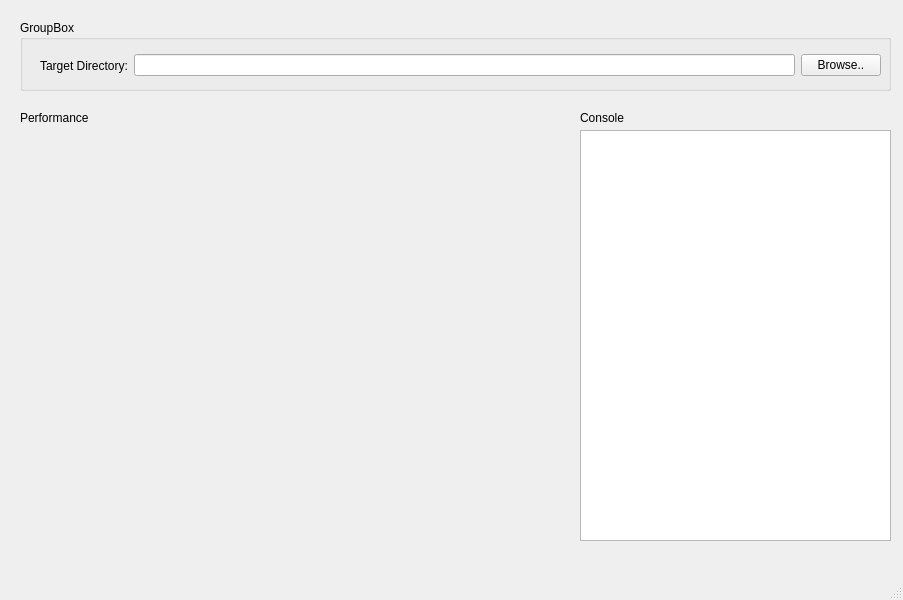
<?xml version="1.0" encoding="UTF-8"?>
<ui version="4.0">
 <class>MainWindow</class>
 <widget class="QMainWindow" name="MainWindow">
  <property name="geometry">
   <rect>
    <x>0</x>
    <y>0</y>
    <width>903</width>
    <height>600</height>
   </rect>
  </property>
  <property name="font">
   <font>
    <family>Arial</family>
    <pointsize>9</pointsize>
   </font>
  </property>
  <property name="windowTitle">
   <string>MainWindow</string>
  </property>
  <widget class="QWidget" name="centralwidget">
   <widget class="QGroupBox" name="groupBox">
    <property name="geometry">
     <rect>
      <x>20</x>
      <y>20</y>
      <width>871</width>
      <height>71</height>
     </rect>
    </property>
    <property name="title">
     <string>GroupBox</string>
    </property>
    <widget class="QWidget" name="horizontalLayoutWidget">
     <property name="geometry">
      <rect>
       <x>20</x>
       <y>30</y>
       <width>841</width>
       <height>31</height>
      </rect>
     </property>
     <layout class="QHBoxLayout" name="horizontalLayout">
      <item>
       <widget class="QLabel" name="label">
        <property name="text">
         <string>Target Directory:</string>
        </property>
       </widget>
      </item>
      <item>
       <widget class="QLineEdit" name="lineEdit_targetDirectory"/>
      </item>
      <item>
       <widget class="QPushButton" name="pushButton_targetDirectory">
        <property name="text">
         <string>Browse..</string>
        </property>
       </widget>
      </item>
     </layout>
    </widget>
   </widget>
   <widget class="QWidget" name="widget_peformance" native="true">
    <property name="geometry">
     <rect>
      <x>20</x>
      <y>130</y>
      <width>551</width>
      <height>411</height>
     </rect>
    </property>
   </widget>
   <widget class="QLabel" name="label_2">
    <property name="geometry">
     <rect>
      <x>20</x>
      <y>110</y>
      <width>151</width>
      <height>16</height>
     </rect>
    </property>
    <property name="text">
     <string>Performance</string>
    </property>
   </widget>
   <widget class="QTextEdit" name="textEdit_console">
    <property name="geometry">
     <rect>
      <x>580</x>
      <y>130</y>
      <width>311</width>
      <height>411</height>
     </rect>
    </property>
   </widget>
   <widget class="QLabel" name="label_3">
    <property name="geometry">
     <rect>
      <x>580</x>
      <y>110</y>
      <width>151</width>
      <height>16</height>
     </rect>
    </property>
    <property name="text">
     <string>Console</string>
    </property>
   </widget>
  </widget>
  <widget class="QMenuBar" name="menubar">
   <property name="geometry">
    <rect>
     <x>0</x>
     <y>0</y>
     <width>903</width>
     <height>21</height>
    </rect>
   </property>
  </widget>
  <widget class="QStatusBar" name="statusbar"/>
 </widget>
 <resources/>
 <connections/>
</ui>
